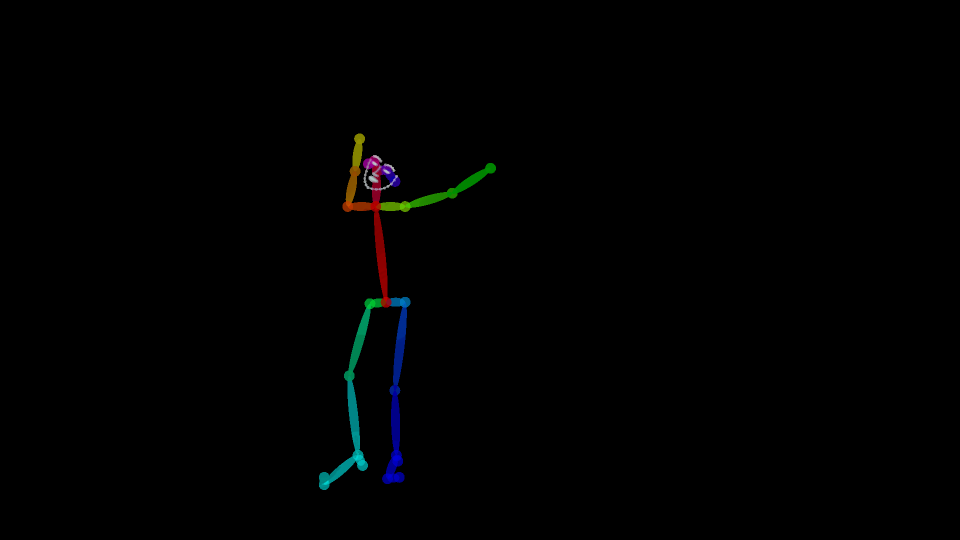
#> input picture 0001.png, 1920 x 1080 px, given in place of back_ground.png, which was not available (shown at 1/2 size)
$ python cut.py   (older library calls are emulated)
#> lines starting #> are read from the running program, lines starting #| are printed output that depends on the picture; after the words box and inside, x2 and y2 are one past the last pixel; in counts of white or black regions, pixels touching at a corner belong together; pictures that were not available may be replaced by others from this repository, and a replacement may not be noted
### basic_lib.py
import os
import numpy as np
import cv2
def Get_List(path,flag = False):
    files = os.listdir(path);
    dirList = []
    fileList = []
    index = 0
    for f in files:
        if (os.path.isdir(path + '/' + f)):
            if (f[0] == '.'):
                pass
            else:
                dirList.append(f)
        if (os.path.isfile(path + '/' + f)):
            fileList.append(f)
        if flag and index>100:
            break
        index+=1
    dirList.sort(), fileList.sort()
    return [dirList, fileList]

# [97 lines left out: functions mkdir, get_muliti_bbox, get_bbox1, not called in this run]

def get_bbox(img):
    tmp = img[...,0] + img[...,1] + img[...,2]
    tmp = 1*(tmp>5)
    width = tmp.shape[1]
    hight = tmp.shape[0]
    left = 0
    right = width
    top = 0
    down = hight
    index = 0
    final_result = [0,0,0,0]
    while 1:
        for index in range(left,width,5):
            if sum(tmp[:,index]) != 0:
                break
        if index >= (width-10):
            break
        left = index

        for index in range(left,width,5):
            if sum(tmp[:,index]) == 0:
                break
        right = index

        for index in range(0,hight,5):
            if sum(tmp[index,left:right]) != 0:
                break
        top = index

        for index in range(top,hight,5):
            if sum(tmp[index,left:right]) == 0:
                break
        down = index
        if (final_result[1]-final_result[0])*(final_result[3]-final_result[2]) < (right-left)*(down-top):
            final_result = [left,right,top,down]
        left = right
    # 细化部分
    left = final_result[0]
    index = final_result[0]
    for index in range(left, width,-1):
        if sum(tmp[:, index]) == 0:
            break
    left = index

    right = final_result[1]
    index = final_result[1]
    for index in range(right, width, -1):
        if sum(tmp[:, index]) != 0:
            break
    right = index

    top = final_result[2]
    index = final_result[2]
    for index in range(top, hight,-1):
        if sum(tmp[index, left:right]) == 0:
            break
    top = index

    down = final_result[3]
    index = final_result[3]
    for index in range(down, hight, -1):
        if sum(tmp[index, left:right]) != 0:
            break
    down = index
    return {"min":(left,top),"max":(right,down),"xmax":right,"xmin":left,"ymin":top,"ymax":down}

# [35 lines left out: functions ImageToIUV, IUVToImage, not called in this run]

### cut.py
from PIL import Image
import os
import numpy as np
from basic_lib import Get_List,get_bbox
import cv2
import matplotlib.pyplot as plt

# 切bbox的时候加滤波
def text_save(filename, data):
    file = open(filename,'a')
    for i in data:
        file.write(str(i))
        file.write('\t')
    file.write('\n')
    file.close()

def refresh(lis,data):
    for i in range(len(lis)-1):
        lis[len(lis)-i-1] = lis[len(lis)-i-2]
    lis[0] = data
    return lis

def DenseposeProcess(img,target_shape,save_path):
    scale = 1.0 * target_shape[1] / img.size[1]
    if scale * img.size[0] > size_target[0] * 2:
        IUV = img.resize((int(img.size[0]), int(img.size[1] * scale)), Image.ANTIALIAS)
    else:
        IUV = img.resize((int(img.size[0] * scale), int(img.size[1] * scale)), Image.ANTIALIAS)

    plt.figure(figsize=[IUV.size[0] / 100.0, IUV.size[1] / 100.0])
    IUV = np.array(IUV)
    plt.axis('off')
    plt.subplots_adjust(top=1, bottom=0, right=1, left=0, hspace=0, wspace=0)
    plt.margins(0, 0)
    plt.imshow(IUV)
    plt.contour(IUV[:, :, 0] / 256., 15, linewidths=5)
    plt.contour(IUV[:, :, 1] / 256., 15, linewidths=5)
    plt.contour(IUV[:, :, 2] / 256., 15, linewidths=3)
    plt.savefig(save_path)
    plt.close()

target_img_path = '/media/kun/Dataset/Pose/DataSet/new_data/video_06/back_ground.png'
target_img = Image.open(target_img_path).convert('RGB')
#> target_img is the input picture: PIL image 1920x1080 RGB; mean R, G, B 0.7, 1.1, 1.1
size_target = target_img.size
#> size_target = (1920, 1080)

kernel = np.ones((5,5),np.uint8)
pose_root = '/media/kun/Dataset/Pose/DataSet/new_data/胖子/DensePoseProcess/org'
img_root = '/media/kun/Dataset/Pose/DataSet/new_data/胖子/DensePoseProcess/img'
WSHP_root = '/media/kun/Dataset/Pose/DataSet/new_data/胖子/DensePoseProcess/org'

save_img_root = '/media/kun/Dataset/Pose/DataSet/new_data/胖子/DensePoseProcess/img'
save_pose_root = '/media/kun/Dataset/Pose/DataSet/new_data/胖子/DensePoseProcess/org'
save_process_pose_root = '/media/kun/Dataset/Pose/DataSet/new_data/胖子/DensePoseProcess/pose'

txt_path = '/media/kun/Dataset/Pose/DataSet/new_data/胖子/DensePoseProcess/loc.txt'

_,img_names = Get_List(pose_root)
img_names.sort()

x_min_filter = [0 for i in range(10)]
x_max_filter = [0 for i in range(10)]
y_min_filter = [0 for i in range(10)]
y_max_filter = [0 for i in range(10)]

for i in range(len(img_names)):
    name = img_names[i]
    img_path = os.path.join(img_root, name[:-8]+'.png')
    pose_path = os.path.join(pose_root, name)
    wshp_path = os.path.join(WSHP_root, name)

    wshp = np.array(Image.open(wshp_path))
    img = np.array(Image.open(img_path))
    pose = np.array(Image.open(pose_path))
    wshp = wshp[...,0] + wshp[...,1] + wshp[...,2]
    wshp = wshp[...,np.newaxis]
    wshp = np.repeat(wshp,3,2)
#> wshp: shape (1080, 1920, 3)
    wshp[wshp > 0] = 255
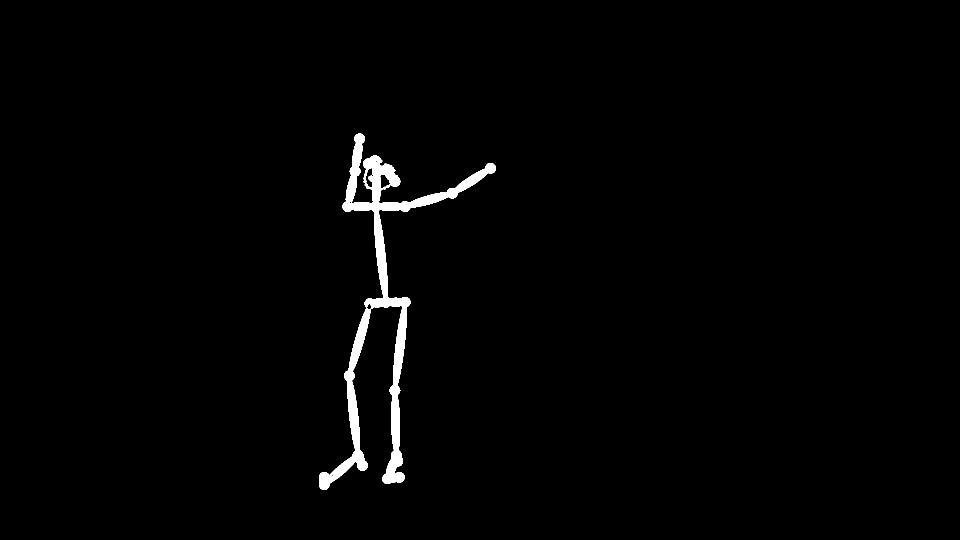
#> wshp: shape (1080, 1920, 3) (shown at 1/2 size); 1.4% white; 1 white region, box (x1, y1, x2, y2) and area: (638, 267, 992, 980) 28487
    # wshp[wshp < 0] = 0
    wshp = cv2.morphologyEx(wshp, cv2.MORPH_CLOSE, kernel)
#> wshp: shape (1080, 1920, 3); 1.4% white; 1 white region, box (x1, y1, x2, y2) and area: (638, 267, 992, 980) 28748

    zero_idx = wshp == 0
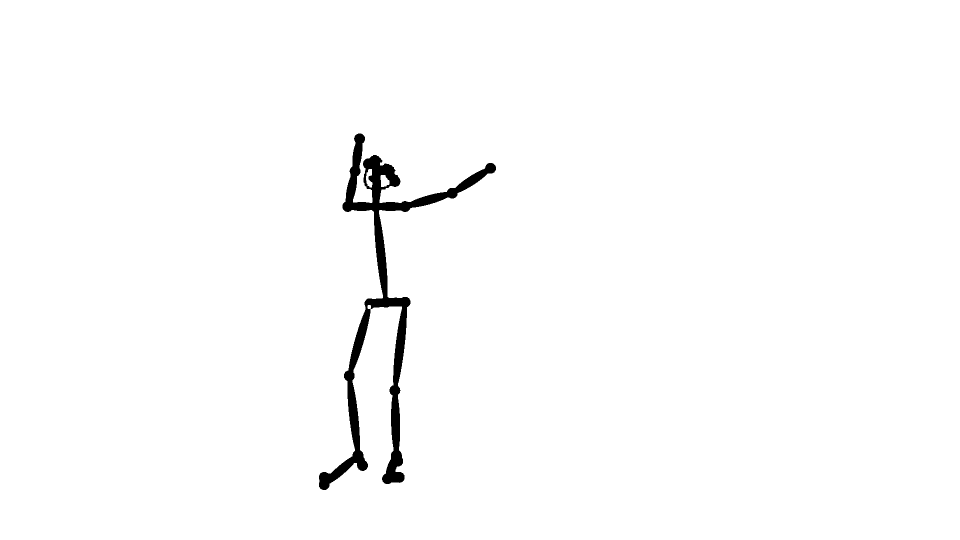
#> zero_idx: shape (1080, 1920, 3) bool (shown at 1/2 size); 98.6% white; 1 black region, box (x1, y1, x2, y2) and area: (638, 267, 992, 980) 28748
    img[zero_idx[...,0],0] = 0
    img[zero_idx[..., 1], 1] = 255
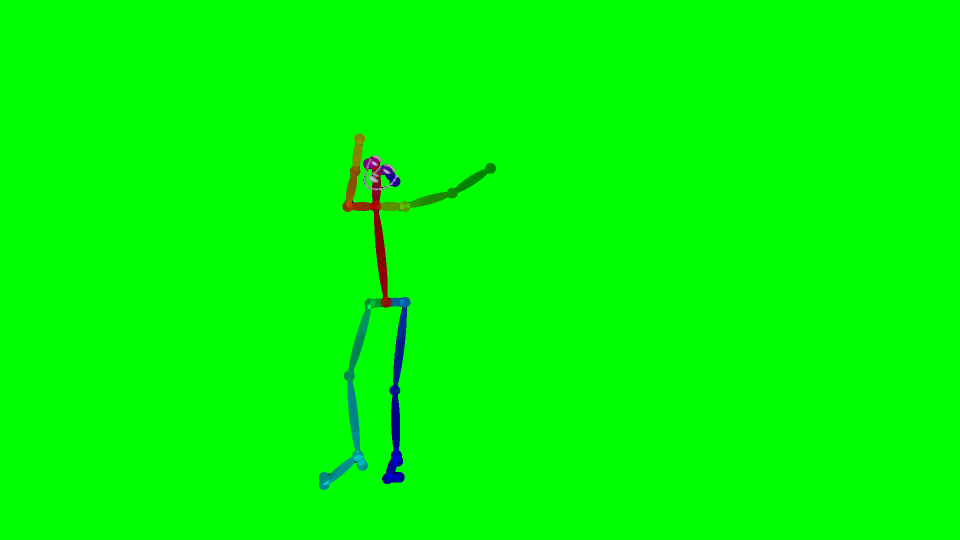
#> img: shape (1080, 1920, 3) (shown at 1/2 size); mean R, G, B 0.7, 252.6, 1.1
    img[zero_idx[..., 2], 2] = 0
#> img: shape (1080, 1920, 3); under 0.01% of pixels changed, all inside (x1, y1, x2, y2) = (735, 610, 742, 618)

    pose[zero_idx[...,0],0] = 0
    pose[zero_idx[..., 1], 1] = 0
    pose[zero_idx[..., 2], 2] = 0
#> pose: shape (1080, 1920, 3); mean R, G, B 0.7, 1.1, 1.1

    bbox_loc = get_bbox(wshp)
#> bbox_loc = {'min': (640, 270), 'max': (995, 980), 'xmax': 995, 'xmin': 640, 'ymin': 270, 'ymax': 980}
    w = bbox_loc['xmax'] - bbox_loc['xmin']
#> w = 355
    h = bbox_loc['ymax'] - bbox_loc['ymin']
#> h = 710
    xmin = bbox_loc['xmin'] - w*0.1
#> xmin = 604.5
    xmax = bbox_loc['xmax'] + w*0.1
#> xmax = 1030.5
    ymin = bbox_loc['ymin'] - h*0.05
#> ymin = 234.5
    ymax = bbox_loc['ymax'] + h*0.05
#> ymax = 1015.5
    if i == 0:
        x_min_filter = [xmin for i in x_min_filter]
#> x_min_filter = [604.5, 604.5, 604.5, 604.5, 604.5, 604.5, 604.5, 604.5, 604.5, 604.5]
        x_max_filter = [xmax for i in x_max_filter]
#> x_max_filter = [1030.5, 1030.5, 1030.5, 1030.5, 1030.5, 1030.5, 1030.5, 1030.5, 1030.5, 1030.5]
        y_min_filter = [ymin for i in y_min_filter]
#> y_min_filter = [234.5, 234.5, 234.5, 234.5, 234.5, 234.5, 234.5, 234.5, 234.5, 234.5]
        y_max_filter = [ymax for i in y_max_filter]
#> y_max_filter = [1015.5, 1015.5, 1015.5, 1015.5, 1015.5, 1015.5, 1015.5, 1015.5, 1015.5, 1015.5]
    x_min_filter = refresh(x_min_filter, xmin)
#> the loop in refresh, `for i in range(len(lis)-1):` made 9 passes
#> after the loop in refresh, `for i in range(len(lis)-1):`: lis has the same summary as x_min_filter outside refresh
    x_max_filter = refresh(x_max_filter, xmax)
#> the loop in refresh (call 2), `for i in range(len(lis)-1):` made 9 passes
    y_min_filter = refresh(y_min_filter, ymin)
    y_max_filter = refresh(y_max_filter, ymax)

    xmin = max(int(np.array(x_min_filter).mean()),0)
#> xmin = 604
    xmax = min(int(np.array(x_max_filter).mean()),img.shape[1])
#> xmax = 1030
    ymin = max(int(np.array(y_min_filter).mean()),0)
#> ymin = 234
    ymax = min(int(np.array(y_max_filter).mean()),img.shape[0])
#> ymax = 1015

    text_save(txt_path,[xmin,xmax,ymin,ymax])
    if xmax>xmin and ymax>ymin:
        img = img[ymin:ymax,xmin:xmax]
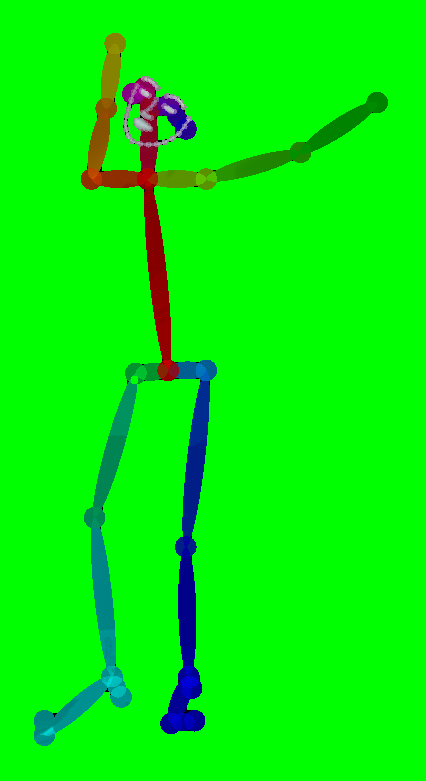
#> img: shape (781, 426, 3); mean R, G, B 4.5, 239.9, 6.9
        pose = pose[ymin:ymax, xmin:xmax]
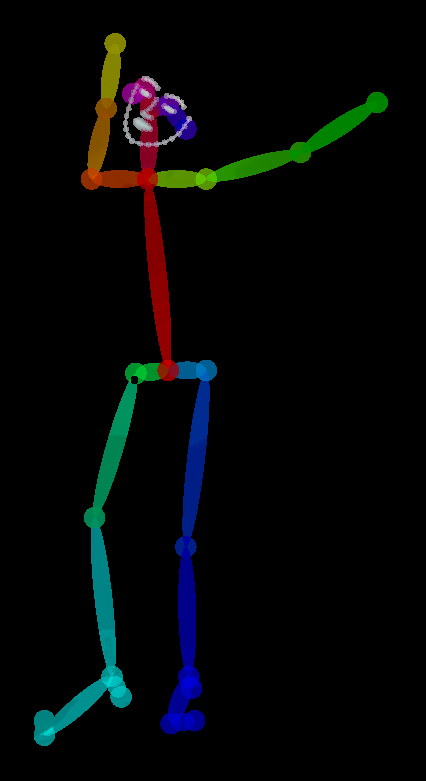
#> pose: shape (781, 426, 3); mean R, G, B 4.5, 6.9, 6.9

    img = Image.fromarray(img)
    pose = Image.fromarray(pose)

    tmp = os.path.join(save_process_pose_root, name)
    DenseposeProcess(pose,size_target,tmp)
#> in DenseposeProcess, `plt.savefig(save_path)`:
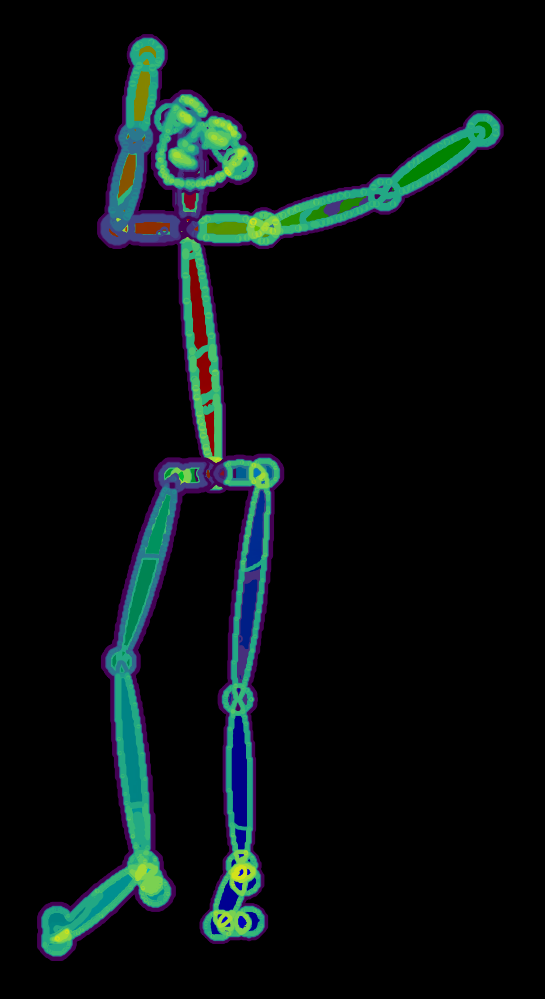
#> figure drawn by matplotlib, 1 panel
    img.save(os.path.join(save_img_root,name[:-8]+'.png'))
    pose.save(os.path.join(save_pose_root,name))
    print(i/len(img_names))
print('finished')
